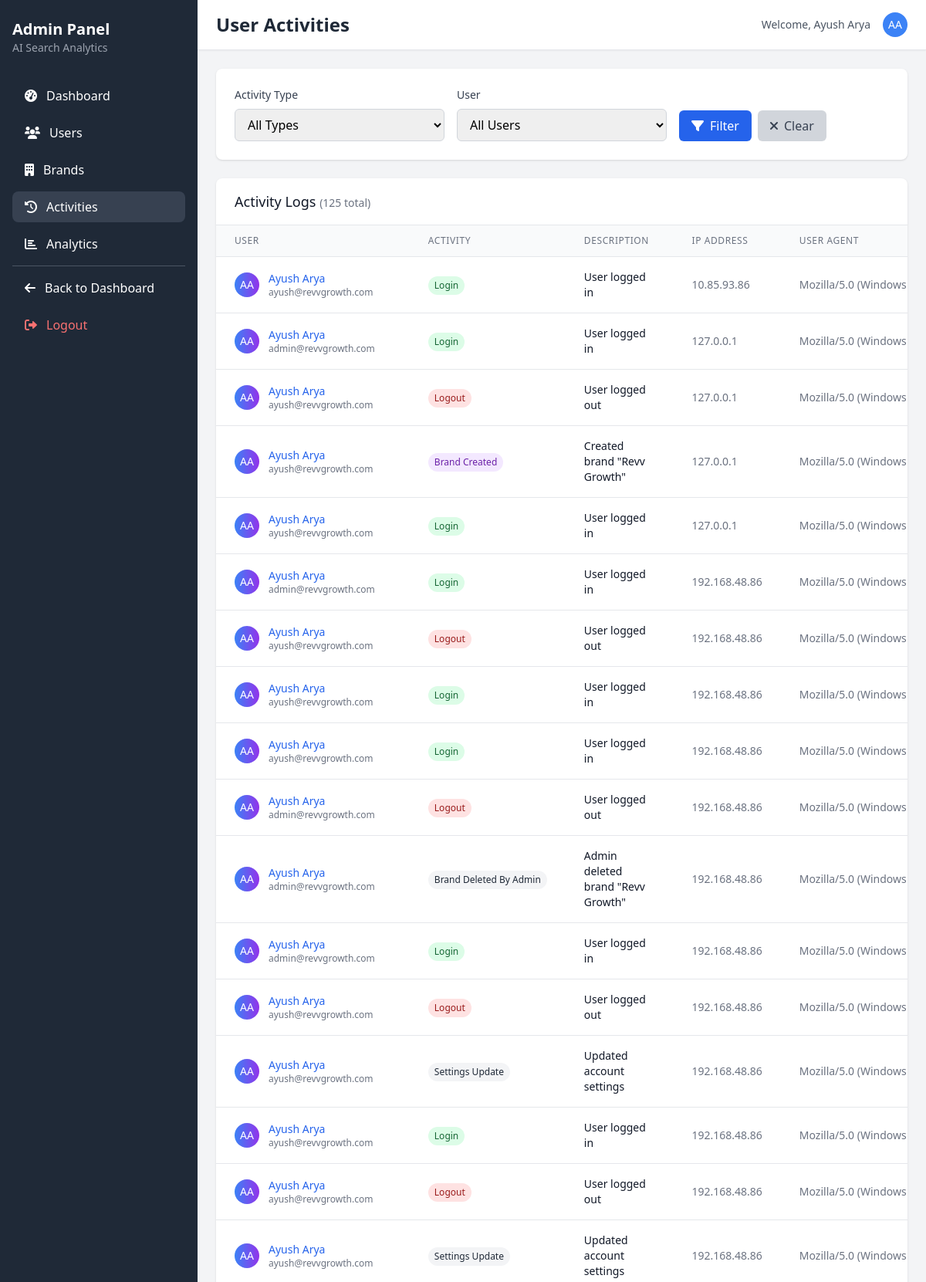
/admin/activities (signed in, upper part), run on the app's committed database.
### app/models/user.py (models this page shows, shortened)
class User(UserMixin, db.Model):
    __tablename__ = 'users'
    id = db.Column(db.Integer, primary_key=True)
    email = db.Column(db.String(120), unique=True, nullable=False)
    username = db.Column(db.String(80), unique=True, nullable=False)
    password_hash = db.Column(db.String(255), nullable=False)
    first_name = db.Column(db.String(50), nullable=False)
    last_name = db.Column(db.String(50), nullable=False)
    company = db.Column(db.String(100))
    role = db.Column(db.String(20), default='user')  # user, admin, manager
    is_active = db.Column(db.Boolean, default=True)
    created_at = db.Column(db.DateTime, default=datetime.utcnow)
    last_login = db.Column(db.DateTime)
    brands = db.relationship('Brand', backref='owner', lazy=True)
    ai_overviews = db.relationship('AIOverview', backref='user', lazy=True)
    preferences = db.relationship('UserPreference', backref='user', uselist=False, lazy=True)
    def is_admin(self):
        return self.role == 'admin'
    def get_full_name(self):
        return f"{self.first_name} {self.last_name}"

### app/models/user_activity.py (models this page shows, shortened)
class UserActivity(db.Model):
    __tablename__ = 'user_activities'
    id = db.Column(db.Integer, primary_key=True)
    user_id = db.Column(db.Integer, db.ForeignKey('users.id'), nullable=False)
    activity_type = db.Column(db.String(50), nullable=False)
    description = db.Column(db.Text)
    ip_address = db.Column(db.String(45))
    user_agent = db.Column(db.Text)
    extra_data = db.Column(db.JSON)
    timestamp = db.Column(db.DateTime, default=datetime.utcnow, nullable=False)
    user = db.relationship('User', backref='activities')

### app/routes/admin.py (the view)
@admin_bp.route('/activities')
@login_required
@admin_required
def activities():
    page = request.args.get('page', 1, type=int)
    activity_type = request.args.get('type', '')
    user_id = request.args.get('user_id', type=int)
    query = db.session.query(UserActivity).join(User)
    if activity_type:
        query = query.filter(UserActivity.activity_type == activity_type)
    if user_id:
        query = query.filter(UserActivity.user_id == user_id)
    activities = query.order_by(desc(UserActivity.timestamp)).paginate(
        page=page, per_page=50, error_out=False
    )
    activity_types = db.session.query(UserActivity.activity_type).distinct().all()
    activity_types = [a[0] for a in activity_types]
    users = User.query.order_by(User.first_name, User.last_name).all()
    return render_template('admin/activities.html',
                           activities=activities,
                           activity_types=activity_types,
                           users=users,
                           selected_type=activity_type,
                           selected_user_id=user_id)

### app/routes/admin.py (called while the page is built)
def admin_required(f):
    @wraps(f)
    def decorated_function(*args, **kwargs):
        if not current_user.is_authenticated or not current_user.is_admin():
            abort(403)
        return f(*args, **kwargs)
    decorated_function.__name__ = f.__name__
    return decorated_function

### app/templates/admin/activities.html (shortened to what this page needs)
{% extends "admin/base.html" %}
{% block page_title %}User Activities{% endblock %}
{% block content %}
<div class="space-y-6">
    <div class="bg-white shadow rounded-lg p-6">
        <form method="GET" class="grid grid-cols-1 md:grid-cols-3 gap-4">
            <div>
                <label for="type" class="block text-sm font-medium text-gray-700 mb-2">Activity Type</label>
                <select name="type" id="type" class="w-full border border-gray-300 rounded-md px-3 py-2 focus:outline-none focus:ring-2 focus:ring-blue-500">
                    <option value="">All Types</option>
                </select>
            </div>
            <div>
                <label for="user_id" class="block text-sm font-medium text-gray-700 mb-2">User</label>
                <select name="user_id" id="user_id" class="w-full border border-gray-300 rounded-md px-3 py-2 focus:outline-none focus:ring-2 focus:ring-blue-500">
                    <option value="">All Users</option>
                </select>
            </div>
            <div class="flex items-end">
                <button type="submit" class="bg-blue-600 text-white px-4 py-2 rounded-md hover:bg-blue-700 mr-2">
                    <i class="fas fa-filter mr-2"></i>Filter
                </button>
                <a href="{{ url_for('admin.activities') }}" class="bg-gray-300 text-gray-700 px-4 py-2 rounded-md hover:bg-gray-400">
                    <i class="fas fa-times mr-2"></i>Clear
                </a>
            </div>
        </form>
    </div>
    <div class="bg-white shadow rounded-lg">
        <div class="px-6 py-4 border-b border-gray-200">
            <h3 class="text-lg font-medium text-gray-900">
                Activity Logs
                <span class="text-sm font-normal text-gray-500">
                    ({{ activities.total }} total)
                </span>
            </h3>
        </div>
        <div class="overflow-x-auto">
            {% if activities.items %}
            <table class="min-w-full divide-y divide-gray-200">
                <thead class="bg-gray-50">
                    <tr>
                        <th class="px-6 py-3 text-left text-xs font-medium text-gray-500 uppercase tracking-wider">User</th>
                        <th class="px-6 py-3 text-left text-xs font-medium text-gray-500 uppercase tracking-wider">Activity</th>
                        <th class="px-6 py-3 text-left text-xs font-medium text-gray-500 uppercase tracking-wider">Description</th>
                        <th class="px-6 py-3 text-left text-xs font-medium text-gray-500 uppercase tracking-wider">IP Address</th>
                        <th class="px-6 py-3 text-left text-xs font-medium text-gray-500 uppercase tracking-wider">User Agent</th>
                    </tr>
                </thead>
                <tbody class="bg-white divide-y divide-gray-200">
                    {% for activity in activities.items %}
                    <tr class="hover:bg-gray-50">
                        <td class="px-6 py-4 whitespace-nowrap">
                            <div class="flex items-center">
                                <div class="w-8 h-8 bg-gradient-to-r from-blue-500 to-purple-600 rounded-full flex items-center justify-center text-white text-sm font-medium">
                                    {% if activity.user %}
                                        {{ activity.user.first_name[0] }}{{ activity.user.last_name[0] }}
                                    {% else %}
                                        ?
                                    {% endif %}
                                </div>
                                <div class="ml-3">
                                    <p class="text-sm font-medium text-gray-900">
                                        {% if activity.user %}
                                            <a href="{{ url_for('admin.user_detail', user_id=activity.user.id) }}"
                                               class="text-blue-600 hover:text-blue-800">
                                                {{ activity.user.get_full_name() }}
                                            </a>
                                        {% else %}
                                            Deleted User
                                        {% endif %}
                                    </p>
                                    <p class="text-xs text-gray-500">
                                        {% if activity.user %}
                                            {{ activity.user.email }}
                                        {% else %}
                                            ID: {{ activity.user_id }}
                                        {% endif %}
                                    </p>
                                </div>
                            </div>
                        </td>
                        <td class="px-6 py-4 whitespace-nowrap">
                            <span class="inline-flex px-2 py-1 text-xs font-medium rounded-full
                                {% if activity.activity_type == 'login' %}bg-green-100 text-green-800
                                {% elif activity.activity_type == 'logout' %}bg-red-100 text-red-800
                                {% elif activity.activity_type == 'brand_created' %}bg-purple-100 text-purple-800
                                {% elif activity.activity_type == 'ai_overview' %}bg-blue-100 text-blue-800
                                {% elif activity.activity_type == 'search_query' %}bg-yellow-100 text-yellow-800
                                {% elif activity.activity_type == 'user_status_changed' %}bg-orange-100 text-orange-800
                                {% elif activity.activity_type == 'user_role_changed' %}bg-pink-100 text-pink-800
                                {% else %}bg-gray-100 text-gray-800
                                {% endif %}">
                                {{ activity.activity_type.replace('_', ' ').title() }}
                            </span>
                        </td>
                        <td class="px-6 py-4 text-sm text-gray-900">
                            {{ activity.description or '-' }}
                        </td>
                        <td class="px-6 py-4 whitespace-nowrap text-sm text-gray-500">
                            {{ activity.ip_address or '-' }}
                        </td>
                        <td class="px-6 py-4 text-sm text-gray-500 max-w-xs truncate">
                            {{ activity.user_agent or '-' }}
                        </td>
                    </tr>
                    {% endfor %}
                </tbody>
            </table>
            {% else %}
            <div class="p-8 text-center">
                <i class="fas fa-history text-4xl text-gray-300 mb-4"></i>
                <p class="text-gray-500">No activities found matching your criteria.</p>
            </div>
            {% endif %}
        </div>
    </div>
</div>
{% endblock %}

### app/templates/admin/base.html (shortened to what this page needs)
<!DOCTYPE html>
<html lang="en">
<head>
    <script src="https://cdn.tailwindcss.com"></script>
    <link href="https://cdnjs.cloudflare.com/ajax/libs/font-awesome/6.0.0/css/all.min.css" rel="stylesheet">
</head>
<body class="bg-gray-100">
    <div class="flex h-screen">
        <div class="bg-gray-800 text-white w-64 min-h-screen px-4 py-6">
            <div class="mb-8">
                <h1 class="text-xl font-bold">Admin Panel</h1>
                <p class="text-gray-400 text-sm">AI Search Analytics</p>
            </div>
            <nav class="space-y-2">
                <a href="{{ url_for('admin.dashboard') }}"
                   class="flex items-center px-4 py-2 rounded-lg hover:bg-gray-700 {{ 'bg-gray-700' if request.endpoint == 'admin.dashboard' }}">
                    <i class="fas fa-tachometer-alt mr-3"></i>
                    Dashboard
                </a>
                <a href="{{ url_for('admin.users') }}"
                   class="flex items-center px-4 py-2 rounded-lg hover:bg-gray-700 {{ 'bg-gray-700' if request.endpoint == 'admin.users' }}">
                    <i class="fas fa-users mr-3"></i>
                    Users
                </a>
                <a href="{{ url_for('admin.brands') }}"
                   class="flex items-center px-4 py-2 rounded-lg hover:bg-gray-700 {{ 'bg-gray-700' if request.endpoint == 'admin.brands' }}">
                    <i class="fas fa-building mr-3"></i>
                    Brands
                </a>
                <a href="{{ url_for('admin.activities') }}"
                   class="flex items-center px-4 py-2 rounded-lg hover:bg-gray-700 {{ 'bg-gray-700' if request.endpoint == 'admin.activities' }}">
                    <i class="fas fa-history mr-3"></i>
                    Activities
                </a>
                <a href="{{ url_for('admin.analytics') }}"
                   class="flex items-center px-4 py-2 rounded-lg hover:bg-gray-700 {{ 'bg-gray-700' if request.endpoint == 'admin.analytics' }}">
                    <i class="fas fa-chart-bar mr-3"></i>
                    Analytics
                </a>
                <hr class="my-4 border-gray-600">
                <a href="{{ url_for('dashboard.index') }}"
                   class="flex items-center px-4 py-2 rounded-lg hover:bg-gray-700">
                    <i class="fas fa-arrow-left mr-3"></i>
                    Back to Dashboard
                </a>
                <a href="{{ url_for('auth.logout') }}"
                   class="flex items-center px-4 py-2 rounded-lg hover:bg-gray-700 text-red-400">
                    <i class="fas fa-sign-out-alt mr-3"></i>
                    Logout
                </a>
            </nav>
        </div>
        <div class="flex-1 flex flex-col overflow-hidden">
            <header class="bg-white shadow-sm border-b px-6 py-4">
                <div class="flex items-center justify-between">
                    <h1 class="text-2xl font-semibold text-gray-800">
                        {% block page_title %}Admin Dashboard{% endblock %}
                    </h1>
                    <div class="flex items-center space-x-4">
                        <span class="text-sm text-gray-600">
                            Welcome, {{ current_user.get_full_name() }}
                        </span>
                        <div class="w-8 h-8 bg-blue-500 rounded-full flex items-center justify-center text-white text-sm font-medium">
                            {{ current_user.first_name[0] }}{{ current_user.last_name[0] }}
                        </div>
                    </div>
                </div>
            </header>
            <main class="flex-1 overflow-y-auto p-6">
                {% block content %}{% endblock %}
            </main>
        </div>
    </div>
</body>
</html>

### data on the page
User: get_full_name "Ayush Arya", first_name "A", last_name "A"
UserActivity: user "A", user.get_full_name "Ayush Arya", user.email "ayush@revvgrowth.com", activity_type.replace "Login", description "User logged in", ip_address "10.85.93.86", user_agent "Mozilla/5.0 (Windows NT 10.0; Win64; x…"
UserActivity: user "A", user.get_full_name "Ayush Arya", user.email "admin@revvgrowth.com", activity_type.replace "Login", description "User logged in", ip_address "127.0.0.1", user_agent "Mozilla/5.0 (Windows NT 10.0; Win64; x…"
UserActivity: user "A", user.get_full_name "Ayush Arya", user.email "ayush@revvgrowth.com", activity_type.replace "Logout", description "User logged out", ip_address "127.0.0.1", user_agent "Mozilla/5.0 (Windows NT 10.0; Win64; x…"
UserActivity: user "A", user.get_full_name "Ayush Arya", user.email "ayush@revvgrowth.com", activity_type.replace "Brand Created", description "Created brand \"Revv Growth\"", ip_address "127.0.0.1", user_agent "Mozilla/5.0 (Windows NT 10.0; Win64; x…"
UserActivity: user "A", user.get_full_name "Ayush Arya", user.email "ayush@revvgrowth.com", activity_type.replace "Login", description "User logged in", ip_address "127.0.0.1", user_agent "Mozilla/5.0 (Windows NT 10.0; Win64; x…"
UserActivity: user "A", user.get_full_name "Ayush Arya", user.email "admin@revvgrowth.com", activity_type.replace "Login", description "User logged in", ip_address "192.168.48.86", user_agent "Mozilla/5.0 (Windows NT 10.0; Win64; x…"
UserActivity: user "A", user.get_full_name "Ayush Arya", user.email "ayush@revvgrowth.com", activity_type.replace "Logout", description "User logged out", ip_address "192.168.48.86", user_agent "Mozilla/5.0 (Windows NT 10.0; Win64; x…"
UserActivity: user "A", user.get_full_name "Ayush Arya", user.email "ayush@revvgrowth.com", activity_type.replace "Login", description "User logged in", ip_address "192.168.48.86", user_agent "Mozilla/5.0 (Windows NT 10.0; Win64; x…"
UserActivity: user "A", user.get_full_name "Ayush Arya", user.email "ayush@revvgrowth.com", activity_type.replace "Login", description "User logged in", ip_address "192.168.48.86", user_agent "Mozilla/5.0 (Windows NT 10.0; Win64; x…"
UserActivity: user "A", user.get_full_name "Ayush Arya", user.email "admin@revvgrowth.com", activity_type.replace "Logout", description "User logged out", ip_address "192.168.48.86", user_agent "Mozilla/5.0 (Windows NT 10.0; Win64; x…"
UserActivity: user "A", user.get_full_name "Ayush Arya", user.email "admin@revvgrowth.com", activity_type.replace "Brand Deleted By Admin", description "Admin deleted brand \"Revv Growth\"", ip_address "192.168.48.86", user_agent "Mozilla/5.0 (Windows NT 10.0; Win64; x…"
UserActivity: user "A", user.get_full_name "Ayush Arya", user.email "admin@revvgrowth.com", activity_type.replace "Login", description "User logged in", ip_address "192.168.48.86", user_agent "Mozilla/5.0 (Windows NT 10.0; Win64; x…"
UserActivity: user "A", user.get_full_name "Ayush Arya", user.email "ayush@revvgrowth.com", activity_type.replace "Logout", description "User logged out", ip_address "192.168.48.86", user_agent "Mozilla/5.0 (Windows NT 10.0; Win64; x…"
UserActivity: user "A", user.get_full_name "Ayush Arya", user.email "ayush@revvgrowth.com", activity_type.replace "Settings Update", description "Updated account settings", ip_address "192.168.48.86", user_agent "Mozilla/5.0 (Windows NT 10.0; Win64; x…"
UserActivity: user "A", user.get_full_name "Ayush Arya", user.email "ayush@revvgrowth.com", activity_type.replace "Login", description "User logged in", ip_address "192.168.48.86", user_agent "Mozilla/5.0 (Windows NT 10.0; Win64; x…"
UserActivity: user "A", user.get_full_name "Ayush Arya", user.email "ayush@revvgrowth.com", activity_type.replace "Logout", description "User logged out", ip_address "192.168.48.86", user_agent "Mozilla/5.0 (Windows NT 10.0; Win64; x…"
UserActivity: user "A", user.get_full_name "Ayush Arya", user.email "ayush@revvgrowth.com", activity_type.replace "Settings Update", description "Updated account settings", ip_address "192.168.48.86", user_agent "Mozilla/5.0 (Windows NT 10.0; Win64; x…"

### other printed values
{{ activities.total }} "125"
